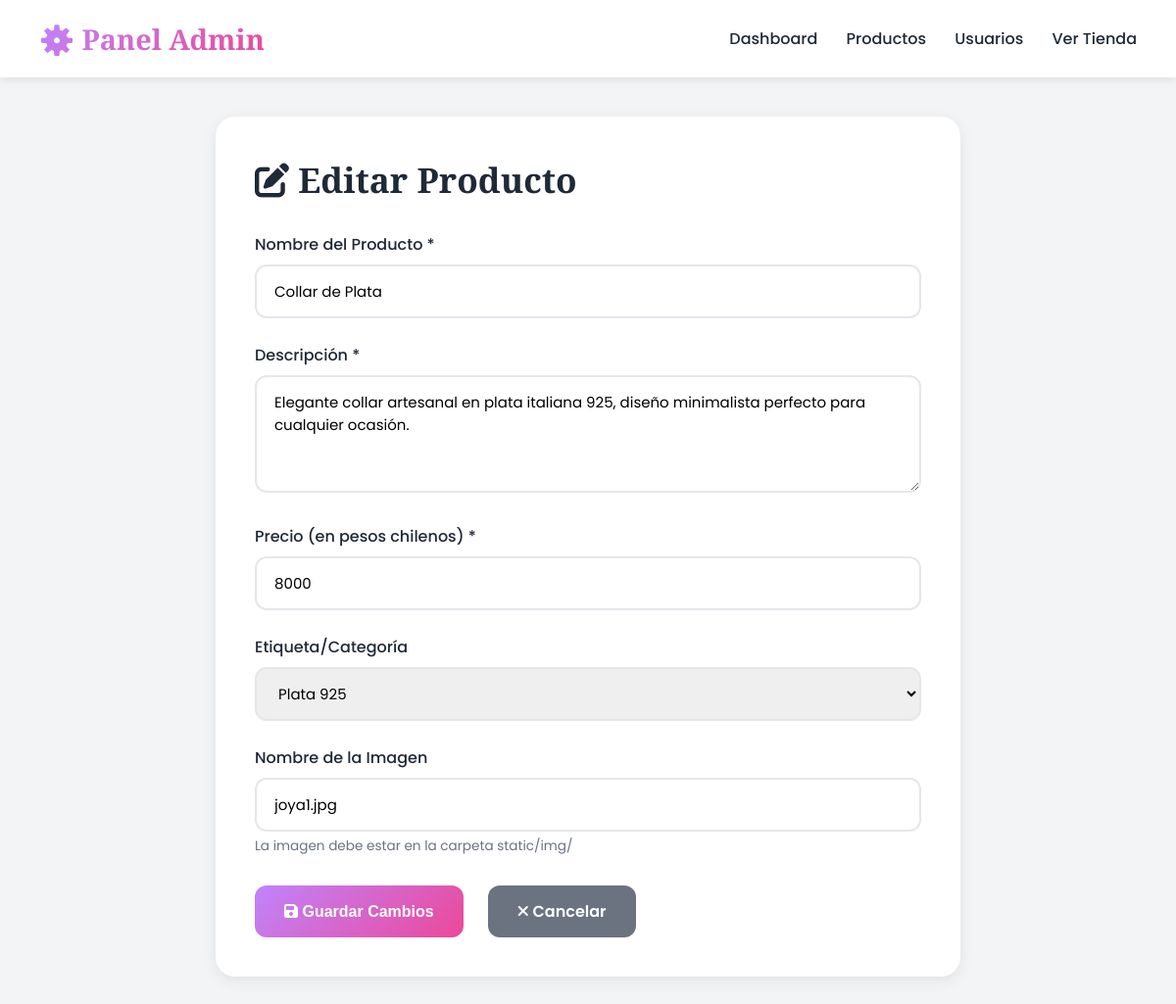
Before: /admin/productos/editar/1 (signed in) with the older database file.
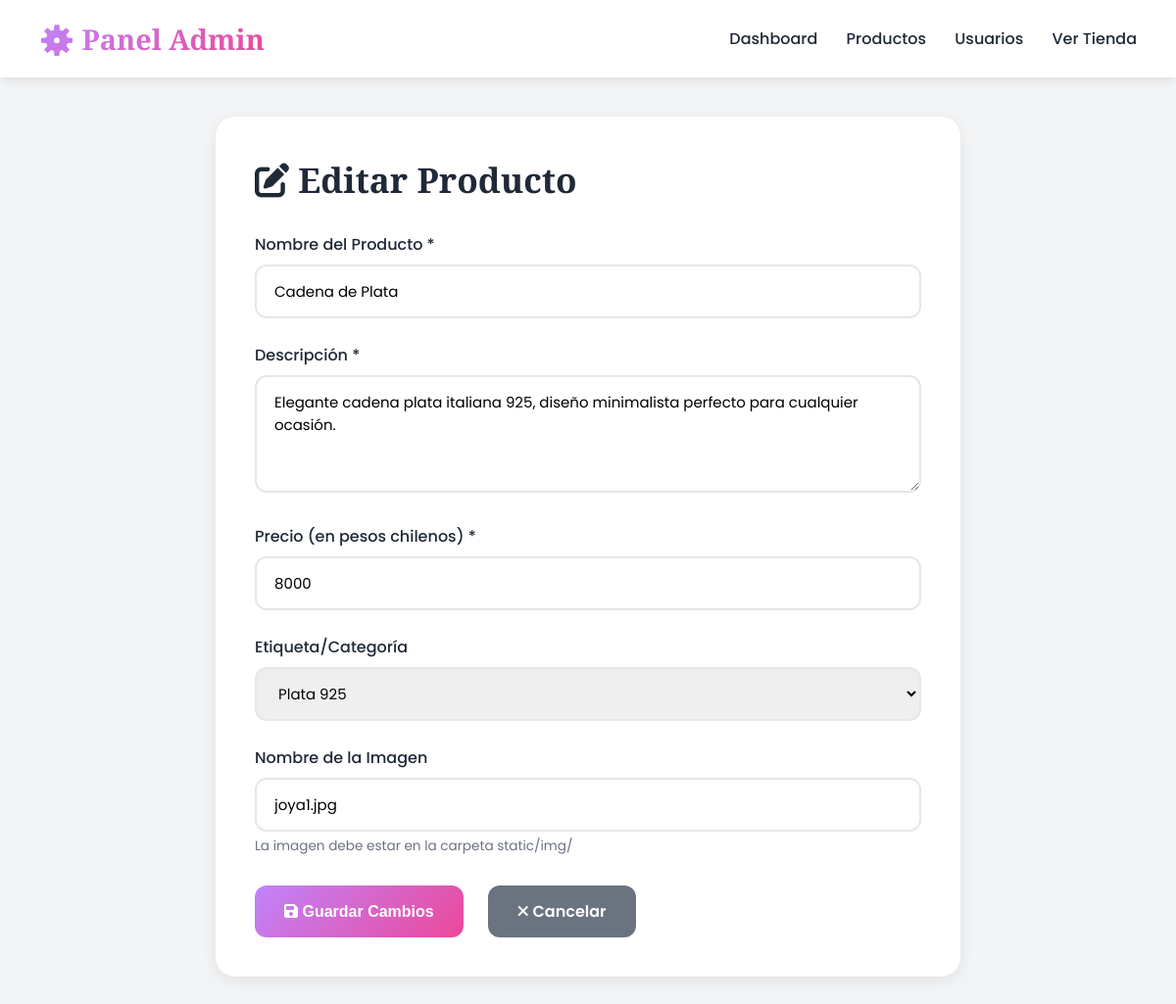
After: the same page with the newer database file.
### app.py (models this page shows, shortened)
class Producto(db.Model):
    id = db.Column(db.Integer, primary_key=True)
    nombre = db.Column(db.String(100), nullable=False)
    descripcion = db.Column(db.Text, nullable=False)
    precio = db.Column(db.Integer, nullable=False)
    tag = db.Column(db.String(50), default='Plata 925')
    imagen = db.Column(db.String(200), default='default.jpg')

### app.py (the view, shortened to what this page needs)
@app.route('/admin/productos/editar/<int:id>', methods=['GET', 'POST'])
@admin_requerido
def editar_producto(id):
    producto = Producto.query.get_or_404(id)
    return render_template('admin/editar_producto.html', producto=producto)

### app.py (called while the page is built)
def admin_requerido(f):
    @wraps(f)
    def decorated_function(*args, **kwargs):
        if 'usuario_id' not in session:
            flash('Por favor inicia sesión', 'warning')
            return redirect(url_for('login'))
        usuario = Usuario.query.get(session['usuario_id'])
        if not usuario or not usuario.es_admin:
            flash('No tienes permisos de administrador', 'danger')
            return redirect(url_for('index'))
        return f(*args, **kwargs)
    return decorated_function

### src/templates/admin/editar_producto.html (shortened to what this page needs)
<!DOCTYPE html>
<html lang="es">
<head>
    <link rel="stylesheet" href="https://cdnjs.cloudflare.com/ajax/libs/font-awesome/6.4.0/css/all.min.css">
</head>
<body>
    <nav class="admin-nav">
        <div class="logo">⚙️ Panel Admin</div>
        <div class="nav-links">
            <a href="{{ url_for('admin_dashboard') }}">Dashboard</a>
            <a href="{{ url_for('admin_productos') }}">Productos</a>
            <a href="{{ url_for('admin_usuarios') }}">Usuarios</a>
            <a href="{{ url_for('index') }}">Ver Tienda</a>
        </div>
    </nav>
    <div class="container">
        <div class="form-card">
            <h1><i class="fas fa-edit"></i> Editar Producto</h1>
            <form method="POST">
                <div class="form-group">
                    <label for="nombre">Nombre del Producto *</label>
                    <input type="text" id="nombre" name="nombre" required value="{{ producto.nombre }}">
                </div>
                <div class="form-group">
                    <label for="descripcion">Descripción *</label>
                    <textarea id="descripcion" name="descripcion" required>{{ producto.descripcion }}</textarea>
                </div>
                <div class="form-group">
                    <label for="precio">Precio (en pesos chilenos) *</label>
                    <input type="number" id="precio" name="precio" required value="{{ producto.precio }}" min="0">
                </div>
                <div class="form-group">
                    <label for="tag">Etiqueta/Categoría</label>
                    <select id="tag" name="tag">
                        <option value="Plata 925" {% if producto.tag == "Plata 925" %}selected{% endif %}>Plata 925</option>
                    </select>
                </div>
                <div class="form-group">
                    <label for="imagen">Nombre de la Imagen</label>
                    <input type="text" id="imagen" name="imagen" value="{{ producto.imagen }}">
                    <p class="help-text">La imagen debe estar en la carpeta static/img/</p>
                </div>
                <div class="btn-group">
                    <button type="submit" class="btn btn-primary">
                        <i class="fas fa-save"></i> Guardar Cambios
                    </button>
                    <a href="{{ url_for('admin_productos') }}" class="btn btn-secondary">
                        <i class="fas fa-times"></i> Cancelar
                    </a>
                </div>
            </form>
        </div>
    </div>
</body>
</html>

Changed rows visible on the page:
changed Producto "Plata 925": nombre "Collar de Plata" → "Cadena de Plata"; descripcion "Elegante collar artesanal en plata italiana 925, diseño minimalista perfecto para cualquier ocasión." → "Elegante cadena plata italiana 925, diseño minimalista perfecto para cualquier ocasión."
